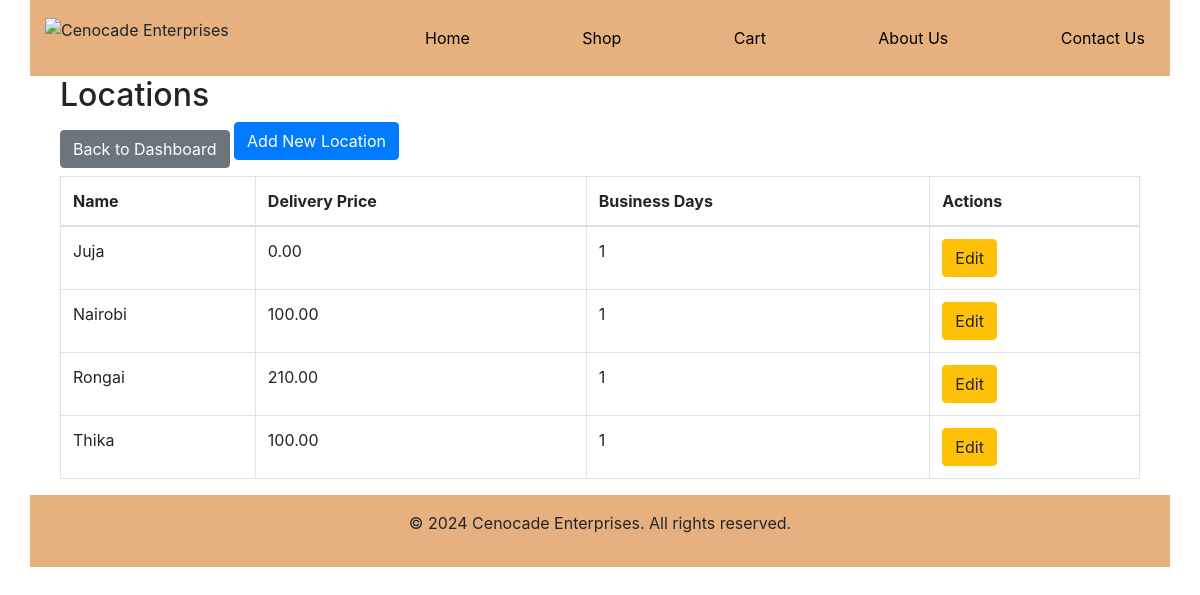
The page /locations/ (signed in) on the database its author committed.
### shop/models.py (models this page shows, shortened)
class Location(models.Model):
    name = models.CharField(max_length=100)
    delivery_price = models.DecimalField(max_digits=10, decimal_places=2)
    business_days = models.PositiveIntegerField(default=1)  # New field for processing time

### shop/views.py (the view)
# urls.py: path('locations/', views.location_list, name='location_list'),
@login_required
def location_list(request):
    locations = Location.objects.all()
    return render(request, 'location_list.html', {'locations': locations})

### shop/templates/location_list.html
{% extends 'base.html' %}
{% block content %}
<div class="container">
    <h2>Locations</h2>
    <a href="{% url 'dashboard' %}" class="btn btn-secondary">Back to Dashboard</a>
    <a href="{% url 'location_create' %}" class="btn btn-primary mb-3">Add New Location</a>
    <table class="table table-bordered">
        <thead>
            <tr>
                <th>Name</th>
                <th>Delivery Price</th>
                <th>Business Days</th>
                <th>Actions</th>
            </tr>
        </thead>
        <tbody>
            {% for location in locations %}
            <tr>
                <td>{{ location.name }}</td>
                <td>{{ location.delivery_price }}</td>
                <td>{{ location.business_days }}</td>
                <td>
                    <a href="{% url 'location_update' location.id %}" class="btn btn-warning">Edit</a>
                </td>
            </tr>
            {% endfor %}
        </tbody>
    </table>
</div>
{% endblock %}

### rows shown on the page
Location: name "Juja", delivery_price "0.00", business_days "1"
Location: name "Nairobi", delivery_price "100.00", business_days "1"
Location: name "Rongai", delivery_price "210.00", business_days "1"
Location: name "Thika", delivery_price "100.00", business_days "1"
